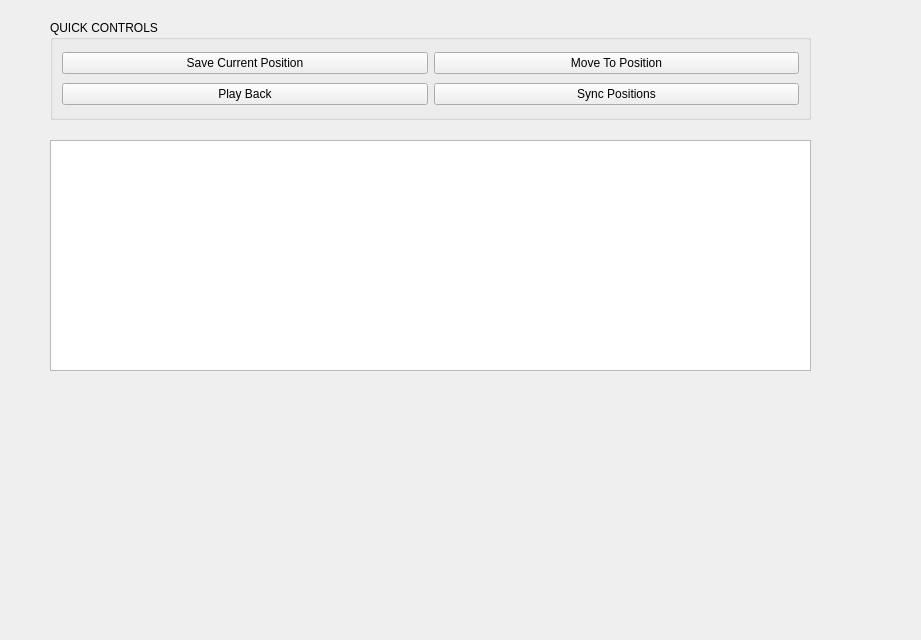
<?xml version="1.0" encoding="UTF-8"?>
<ui version="4.0">
 <class>TeachPanel</class>
 <widget class="QWidget" name="TeachPanel">
  <property name="geometry">
   <rect>
    <x>0</x>
    <y>0</y>
    <width>921</width>
    <height>640</height>
   </rect>
  </property>
  <property name="windowTitle">
   <string>Form</string>
  </property>
  <widget class="QGroupBox" name="teachGroupBox">
   <property name="geometry">
    <rect>
     <x>50</x>
     <y>20</y>
     <width>761</width>
     <height>100</height>
    </rect>
   </property>
   <property name="title">
    <string>QUICK CONTROLS</string>
   </property>
   <layout class="QGridLayout" name="gridLayout_8">
    <item row="0" column="0">
     <widget class="QPushButton" name="saveCurrentButton">
      <property name="text">
       <string>Save Current Position</string>
      </property>
     </widget>
    </item>
    <item row="1" column="1">
     <widget class="QPushButton" name="syncPositionsButton">
      <property name="text">
       <string>Sync Positions</string>
      </property>
     </widget>
    </item>
    <item row="0" column="1">
     <widget class="QPushButton" name="moveToButton">
      <property name="text">
       <string>Move To Position</string>
      </property>
     </widget>
    </item>
    <item row="1" column="0">
     <widget class="QPushButton" name="playBackButton">
      <property name="text">
       <string>Play Back</string>
      </property>
     </widget>
    </item>
   </layout>
  </widget>
  <widget class="QTableView" name="posMemoryTableView">
   <property name="geometry">
    <rect>
     <x>50</x>
     <y>140</y>
     <width>761</width>
     <height>231</height>
    </rect>
   </property>
  </widget>
 </widget>
 <resources/>
 <connections/>
</ui>
